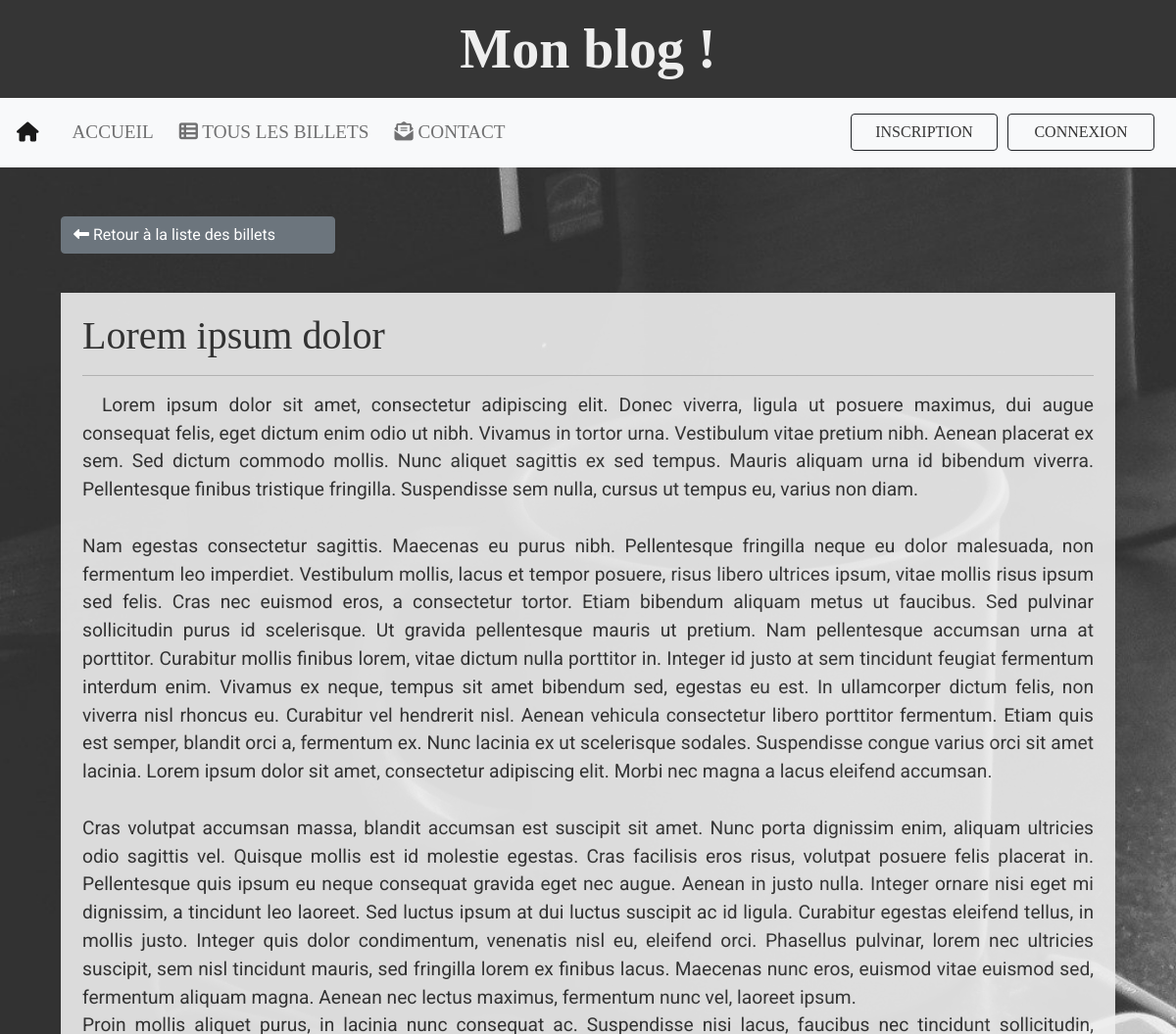
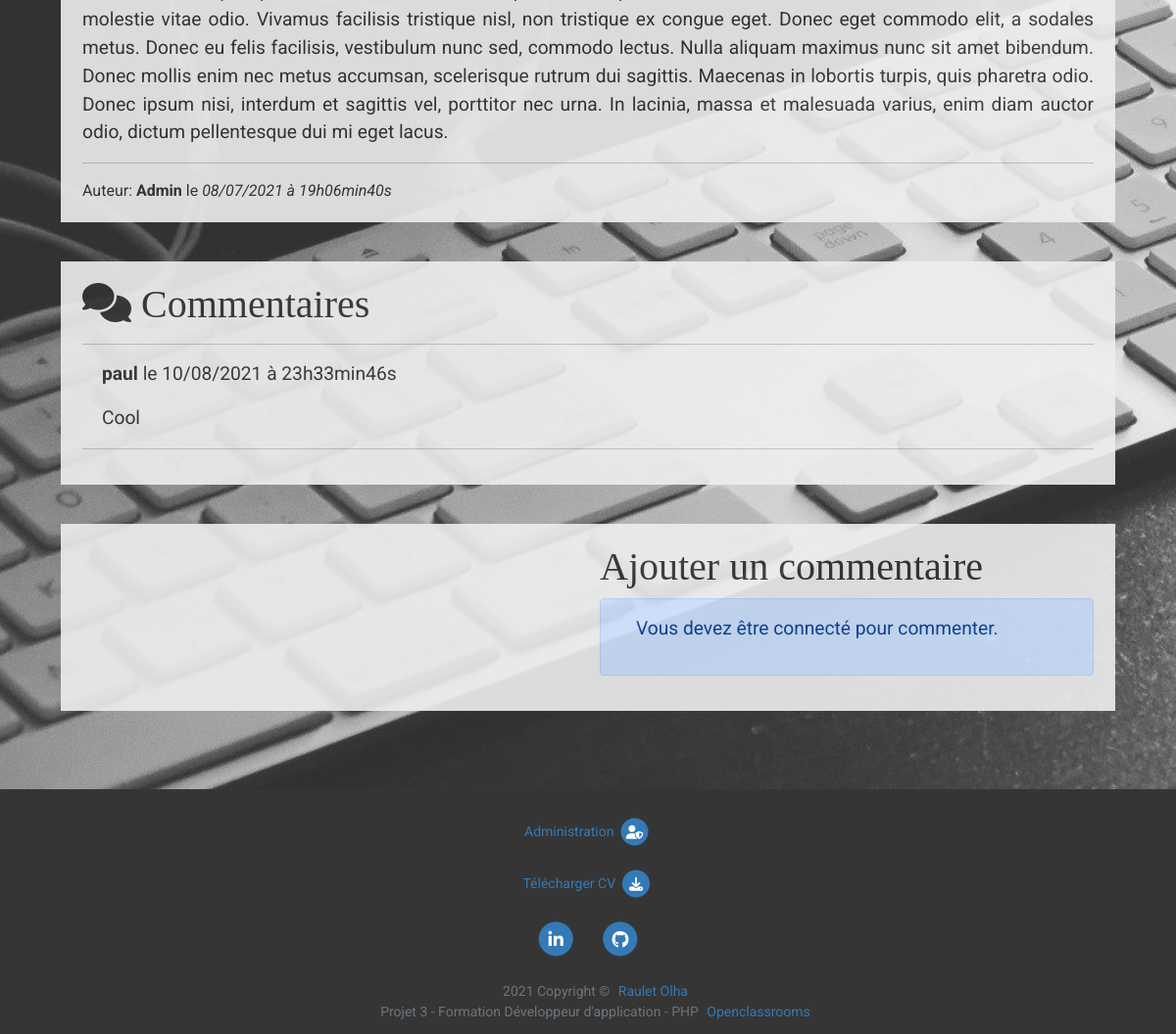
Screenshot of /index.php?action=post&id=14 with the database file from the repository (2 pictures, top to bottom).
### tables this page shows
CREATE TABLE `posts` (
  `id` int(11) NOT NULL,
  `title` varchar(255) NOT NULL,
  `fragment` text NOT NULL,
  `content` text NOT NULL,
  `author_post` int(11) NOT NULL,
  `creation_date` datetime NOT NULL
);

CREATE TABLE users (
  id int(11) NOT NULL,
  user_name varchar(255) NOT NULL,
  password varchar(255) NOT NULL,
  email varchar(255) NOT NULL,
  role varchar(100) NOT NULL,
  creation_date date NOT NULL
);

CREATE TABLE comments (
                            id_comment int(11) NOT NULL,
                            post_id int(11) NOT NULL,
                            author_comment int(11) NOT NULL,
                            comment text NOT NULL,
                            comment_date datetime NOT NULL,
                            is_approved tinyint(5) NOT NULL
);

### model/PostManager.php (called while the page is built, shortened)
<?php
class PostManager extends ManagerPDO
{
    public function getPost($postId)
    {
        $db_connect = $this->dbConnect();
        $req = $db_connect->prepare('
                    SELECT *, posts.id AS postId, DATE_FORMAT(posts.creation_date, \'%d/%m/%Y à %Hh%imin%ss\') AS creation_date_fr
                    FROM posts
                    LEFT JOIN users on users.id = posts.author_post
                    WHERE posts.id = ?
        ');
        $req->execute(array($postId));
        $post = $req->fetch();
        return $post;
    }
}

### model/CommentManager.php (called while the page is built, shortened)
<?php
class CommentManager extends ManagerPDO
{
    public function getComments($postId)
    {
        $db_connect = $this->dbConnect();
        $comments = $db_connect->prepare('
                            SELECT *, DATE_FORMAT(comment_date, \'%d/%m/%Y à %Hh%imin%ss\') AS comment_date_fr
                            FROM comments
                            LEFT JOIN users on users.id = comments.author_comment
                            WHERE post_id = ? AND is_approved = 1
                            ORDER BY comment_date
                            DESC');
        $comments->execute(array($postId));
        return $comments;
    }
}

### view/frontend/postView.php (the view, shortened to what this page needs)
<div class="row">
    <div class="col-lg-12">
        <a href="index.php?action=listPosts" class="btn btn-secondary">
            <i class="fa fa-long-arrow-left"></i>
            Retour à la liste des billets
        </a>
    </div>
</div>
<div class="row" id="post-view">
    <div class="col-lg-12">
        <h3>
            <?= htmlspecialchars($post['title']) ?>
        </h3>
        <hr>
        <p>
            <?= nl2br(htmlspecialchars($post['fragment'])) ?>
            <?= nl2br(htmlspecialchars($post['content'])) ?>
        </p>
        <hr>
        <div class="row">
            <div class="col-lg-12">
                  <span>
                      Auteur:
                      <strong><?= $post['user_name'] ?></strong>
                  </span>
                <span>
                    le
                    <em><?= $post['creation_date_fr'] ?></em>
                </span>
            </div>
        </div>
    </div>
</div>
<div class="row" id="comment-form">
    <div class="col-sm-12">
        <h3>
            <i class="fa fa-comments"></i>
            Commentaires
        </h3>
        <hr>
        <?php while ($comment = $comments->fetch()) : ?>
            <p><strong><?= htmlspecialchars($comment['user_name']) ?></strong> le <?= $comment['comment_date_fr'] ?>
            </p>
            <p><?= nl2br(htmlspecialchars($comment['comment'])) ?></p>
            <hr>
        <?php endwhile; ?>
    </div>
</div>
<div class="row" id="add-comment-form">
    <div class="col-lg-6">
    </div>
    <div class="col-lg-6">
        <h3>Ajouter un commentaire</h3>
        <?php if (!isset($_SESSION['member']) && !isset($_SESSION['admin'])) : ?>
            <div class="alert alert-primary">
                <p>Vous devez être connecté pour commenter.</p>
            </div>
            <?php endif; ?>
    </div>
</div>
<?php require_once 'template.php'; ?>

### public/css/styles.css (style rules this page uses)
html { position: relative; min-height: 100%; }
body { margin: 0 0 250px; font-family: 'Roboto', 'Tahoma', sans-serif; line-height: 1.5; color: #333; background-color: #fff; }
h2, h3 { font-family: 'Playfair Display 400', 'Georgia', serif; font-size: 2.5rem; }
p { font-size: 1.2rem; text-align: justify; text-indent: 20px; }
.navbar li, a { padding: 5px; }
.container, .container-fluid, .row { overflow: hidden; }
div { display: block; }
.btn-secondary { width: 280px; text-align: left; margin-left: 20px; }
#post-content, #post-view, #contact-form, #comment-form, #add-comment-form, #signup-form, #signin-form, #edit-post-view, #edit-view, #dashboard-admin, #comment-user, #comment-admin, #user-profile, #post-create { background-color: #eee; opacity: 0.9; }
#post-content, #post-view, #comment-form, #add-comment-form, #edit-post-view, #edit-view, #dashboard-admin, #comment-admin { margin: 40px 20px 30px; padding: 20px 10px; }

### rows the page displays
posts: title "Lorem ipsum dolor", fragment "Lorem ipsum dolor sit amet, consectetur adipiscing elit. Donec viverra, ligula ut posuere maximus, dui augue consequat felis, eget dictum enim odio ut nibh. Vivamus in tortor urna. Vestibulum vitae pretium nibh. Aenean placerat ex sem. Sed dictum commodo mollis. Nunc aliquet sagittis ex sed tempus. Mauris aliquam urna id bibendum viverra. Pellentesque finibus tristique fringilla. Suspendisse sem nulla, cursus ut tempus eu, varius non diam. Nam egestas consectetur sagittis. Maecenas eu purus nibh. Pellentesque fringilla neque eu dolor malesuada, non fermentum leo imperdiet. Vestibulum mollis, lacus et tempor posuere, risus libero ultrices ipsum, vitae mollis risus ipsum sed felis. Cras nec…", content "Ut gravida pellentesque mauris ut pretium. Nam pellentesque accumsan urna at porttitor. Curabitur mollis finibus lorem, vitae dictum nulla porttitor in. Integer id justo at sem tincidunt feugiat fermentum interdum enim. Vivamus ex neque, tempus sit amet bibendum sed, egestas eu est. In ullamcorper dictum felis, non viverra nisl rhoncus eu. Curabitur vel hendrerit nisl. Aenean vehicula consectetur libero porttitor fermentum. Etiam quis est semper, blandit orci a, fermentum ex. Nunc lacinia ex ut scelerisque sodales. Suspendisse congue varius orci sit amet lacinia. Lorem ipsum dolor sit amet, consectetur adipiscing elit. Morbi nec magna a lacus eleifend accumsan. Cras volutpat accumsan massa,…", author_post.user_name "Admin"
comments: author_comment.user_name "paul", comment_date_fr "10/08/2021 à 23h33min46s", comment "Cool"

### other values shown
$post['creation_date_fr'] "08/07/2021 à 19h06min40s"
